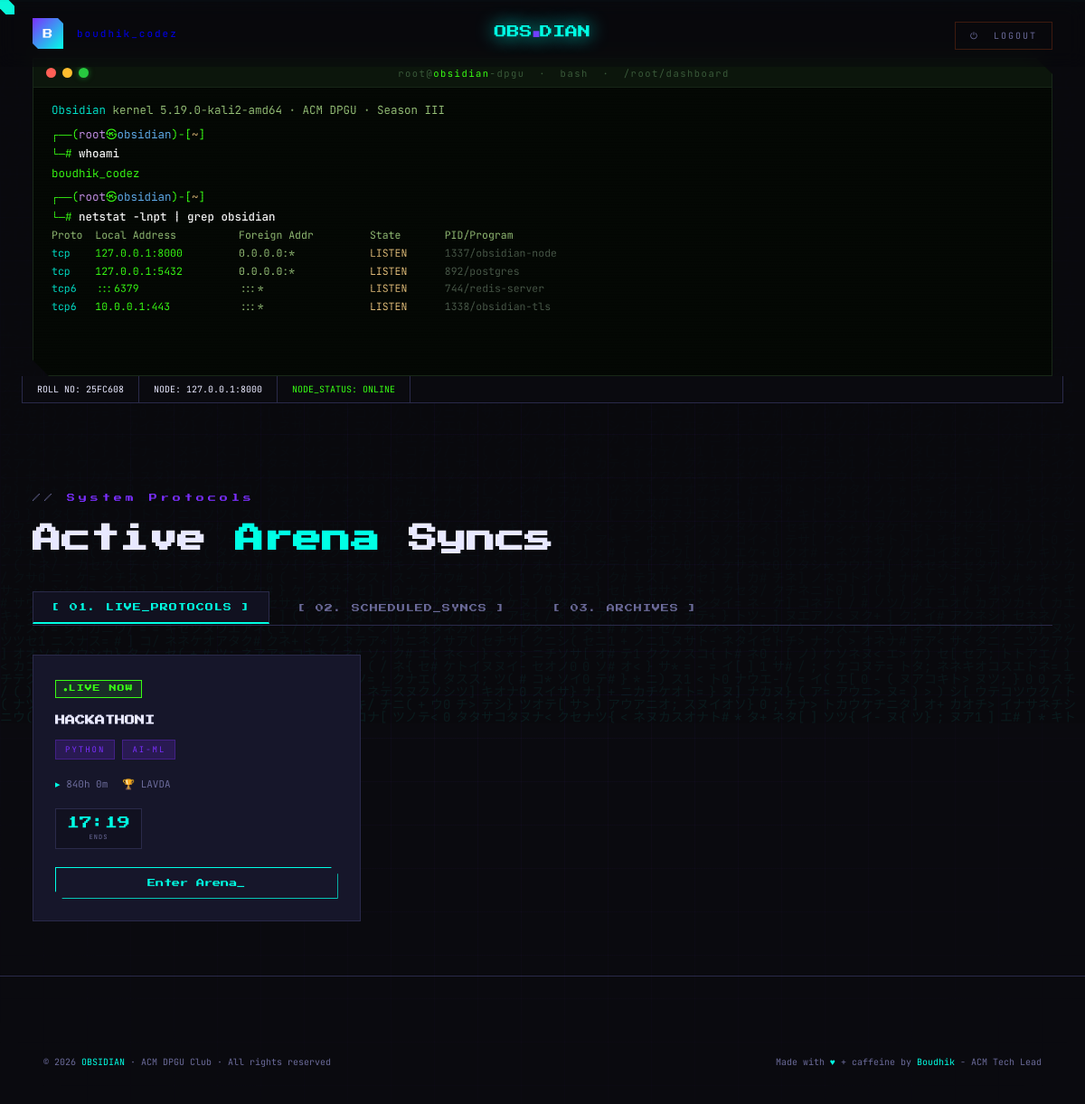
The page /dashboard/ (signed in) on the database its author committed.
### home/models.py (models this page shows, shortened)
class Profile(models.Model):
    user = models.OneToOneField(User, on_delete=models.CASCADE)
    full_name = models.CharField(max_length=100)
    roll_no = models.CharField(max_length=20, unique=True)
    total_score = models.IntegerField(default=0)

class Contest(models.Model):
    name = models.CharField(max_length=200)
    description = models.TextField()
    start_time = models.DateTimeField()
    end_time = models.DateTimeField()
    passkey = models.CharField(max_length=50, blank=True, null=True)
    tags = models.CharField(max_length=200, blank=True, help_text="Comma-separated tags (e.g. AI, WEB, DSA)")
    prize = models.CharField(max_length=100, blank=True, help_text="Prize pool info")
    penalty_minutes = models.IntegerField(default=10, help_text="Penalty in minutes added per wrong submission")
    problems = models.ManyToManyField(Problem, through='ContestProblem', related_name='contests')

### home/views.py (the view)
# urls.py: path('dashboard/', views.dashboard_view, name='dashboard'),
@login_required
def dashboard_view(request):
    now = timezone.now()
    live_contests = Contest.objects.filter(start_time__lte=now, end_time__gte=now)
    for contest in live_contests:
        contest.seconds_remaining = int((contest.end_time - now).total_seconds())
    upcoming_contests = Contest.objects.filter(start_time__gt=now).order_by('start_time')
    archived_contests = Contest.objects.filter(end_time__lt=now).order_by('-end_time')
    try:
        user_profile = request.user.profile
    except Profile.DoesNotExist:
        user_profile = Profile.objects.create(
            user=request.user,
            full_name=request.user.username,
            roll_no="ADMIN-SYS"
        )
    context = {
        'live_contests': live_contests,
        'upcoming_contests': upcoming_contests,
        'archived_contests': archived_contests,
        'profile': user_profile,
    }
    return render(request, 'home/dashboard.html', context)

### home/templatetags/home_extras.py (called while the page is built)
@register.filter(name='split')
def split(value, arg):
    return value.split(arg)

@register.filter(name='trim')
def trim(value):
    return value.strip()

@register.filter(name='duration')
def duration(start_time, end_time):
    if not start_time or not end_time:
        return ""
    diff = end_time - start_time
    total_seconds = int(diff.total_seconds())
    hours = total_seconds // 3600
    minutes = (total_seconds % 3600) // 60
    if hours > 0:
        return f"{hours}h {minutes}m"
    return f"{minutes}m"

### home/templates/home/dashboard.html (shortened to what this page needs)
{% extends 'home/base.html' %}
{% load static %}
{% load home_extras %}
{% block content %}
<header class="dash-header">
  <a href="{% url 'profile' %}" class="dash-profile">
    <div class="nav-avatar">
      {{ user.username|first|upper }}
    </div>
    <span class="nav-username">{{ user.username }}</span>
  </a>
  <a href="{% url 'main-home' %}" class="dash-logo">
    OBS<span>■</span>DIAN
  </a>
  <div class="dash-right">
    <a href="{% url 'logout' %}" class="dash-logout">
      ⏻ &nbsp;Logout
    </a>
  </div>
</header>
<div class="dashboard">
  <div class="ob-term-wrap">
    <div class="ob-terminal" role="region" aria-label="Obsidian system terminal">
      <div class="ob-titlebar">
        <div class="ob-dots">
          <span class="ob-dot ob-dot-r"></span>
          <span class="ob-dot ob-dot-y"></span>
          <span class="ob-dot ob-dot-g"></span>
        </div>
        <div class="ob-tab-title">
          root&#64;<span class="hl">obsidian</span>-dpgu &nbsp;·&nbsp; bash &nbsp;·&nbsp; /root/dashboard
        </div>
      </div>
      <div class="ob-term-body" id="termBody">
        <span class="tl" id="tl-boot">
          <span class="tc-out"><span class="tc-cyan">Obsidian</span> kernel 5.19.0-kali2-amd64  ·  ACM DPGU  ·  Season III</span>
        </span>
        <span class="tl" id="tl-boot-b"><span class="tc-blank"></span></span>
        <span class="tl" id="tl-p1">
          <span class="tc-prompt">┌──(<span style="color:#c792ea">root</span>㉿<span style="color:#61afef">obsidian</span>)-[<span style="color:#e5c07b">~</span>]</span>
          <span class="tc-bot">└─<span style="color:#39ff14">#</span> <span class="tc-cmd" id="tc1"></span></span>
        </span>
        <span class="tl" id="tl-o1">
          <span class="tc-out"><span class="tc-green">{{ user.username }}</span></span>
        </span>
        <span class="tl" id="tl-b1"><span class="tc-blank"></span></span>
        <span class="tl" id="tl-p2">
          <span class="tc-prompt">┌──(<span style="color:#c792ea">root</span>㉿<span style="color:#61afef">obsidian</span>)-[<span style="color:#e5c07b">~</span>]</span>
          <span class="tc-bot">└─<span style="color:#39ff14">#</span> <span class="tc-cmd" id="tc2"></span></span>
        </span>
        <span class="tl" id="tl-o2a">
          <span class="tc-table tc-gray">Proto  Local Address          Foreign Addr         State       PID/Program</span>
        </span>
        <span class="tl" id="tl-o2b">
          <span class="tc-table"><span class="tc-cyan">tcp    </span><span class="tc-green">127.0.0.1:8000         </span>0.0.0.0:*            <span class="tc-yellow">LISTEN</span>      <span class="tc-gray">1337/obsidian-node</span></span>
        </span>
        <span class="tl" id="tl-o2c">
          <span class="tc-table"><span class="tc-cyan">tcp    </span><span class="tc-green">127.0.0.1:5432         </span>0.0.0.0:*            <span class="tc-yellow">LISTEN</span>      <span class="tc-gray">892/postgres</span></span>
        </span>
        <span class="tl" id="tl-o2d">
          <span class="tc-table"><span class="tc-cyan">tcp6   </span><span class="tc-green">:::6379                </span>:::*                 <span class="tc-yellow">LISTEN</span>      <span class="tc-gray">744/redis-server</span></span>
        </span>
        <span class="tl" id="tl-o2e">
          <span class="tc-table"><span class="tc-cyan">tcp6   </span><span class="tc-green">10.0.0.1:443           </span>:::*                 <span class="tc-yellow">LISTEN</span>      <span class="tc-gray">1338/obsidian-tls</span></span>
        </span>
        <span class="tl" id="tl-b2"><span class="tc-blank"></span></span>
      </div></div></div>
  <div class="tui-status-bar">
    <div class="tui-block">ROLL NO: {{ profile.roll_no|default:"UNVERIFIED" }}</div>
    <div class="tui-block">NODE: 127.0.0.1:8000</div>
    <div class="tui-block alert">NODE_STATUS: ONLINE</div>
  </div>
  <div class="arena-section">
    <div class="section-label">System Protocols</div>
    <h2 class="section-title">Active <span>Arena</span> Syncs</h2>
    <div class="tui-tabs">
      <button class="tui-tab active" onclick="switchTab('live')">[ 01. LIVE_PROTOCOLS ]</button>
      <button class="tui-tab" onclick="switchTab('upcoming')">[ 02. SCHEDULED_SYNCS ]</button>
      <button class="tui-tab" onclick="switchTab('archived')">[ 03. ARCHIVES ]</button>
    </div>
    <div id="tab-live" class="tab-content active">
      <div class="events-grid">
        {% for contest in live_contests %}
        <div class="event-card">
          <div class="event-status live">LIVE NOW</div>
          <h3 class="event-name">{{ contest.name|upper }}</h3>
          <div class="event-tags" style="margin-bottom: 20px;">
            {% if contest.tags %}
              {% with contest.tags|split:"," as tag_list %}
                {% for tag in tag_list %}
                  <span class="tag">{{ tag|trim|upper }}</span>
                {% endfor %}
              {% endwith %}
            {% else %}
              <span class="tag">GENERAL</span>
            {% endif %}
          </div>
          <div class="event-meta">
            <span>{{ contest.start_time|duration:contest.end_time }}</span>
            {% if contest.prize %}<span class="prize-meta">{{ contest.prize|upper }}</span>{% endif %}
          </div>
          <div class="event-timer">
            <div class="count-box">
              <span class="count-num">{{ contest.end_time|date:"H:i" }}</span>
              <span class="count-label">ENDS</span>
            </div>
          </div>
          <a href="#" class="dg-connect-btn enter-arena" data-contest-id="{{ contest.id }}" data-has-passkey="{% if contest.passkey %}1{% else %}0{% endif %}">Enter Arena_</a>
        </div>
        {% empty %}
        <div class="empty-data">NO LIVE PROTOCOLS DETECTED.</div>
        {% endfor %}
      </div>
    </div>
  </div>
</div>
{% endblock %}

### home/static/home/css/style.css (style rules this page uses)
:root { --obsidian: #0a0a0f; --deep: #0d0d1a; --surface: #111120; --card: #16162a; --border: #2a2a4a; --cyan: #00ffe5; --cyan-dim: #00ffe540; --purple: #7b2fff; --purple-dim: #7b2fff30; --lava: #ff5c1a; --green: #39ff14; --white: #e8e8ff; --muted: #6b6b9a; --pixel: 4px; }
* { margin: 0; padding: 0; box-sizing: border-box; }
html { scroll-behavior: smooth; }
body { background: var(--obsidian); color: var(--white); font-family: 'JetBrains Mono', monospace; overflow-x: hidden; cursor: none; }
.nav-avatar { width: 34px; height: 34px; clip-path: polygon(0 0, calc(100% - 6px) 0, 100% 6px, 100% 100%, 6px 100%, 0 calc(100% - 6px)); background: linear-gradient(135deg, var(--purple), var(--cyan)); display: flex; align-items: center; justify-content: center; font-family: 'Press Start 2P', monospace; font-size: 11px; color: #fff; flex-shrink: 0; box-shadow: 0 0 12px rgba(123, 47, 255, 0.45); transition: box-shadow 0.2s; cursor: pointer; }
.nav-username { font-family: 'JetBrains Mono', monospace; font-size: 11px; letter-spacing: 2px; color: var(--muted); text-decoration: none; text-transform: lowercase; transition: color 0.2s; white-space: nowrap; }
.section-label { font-family: 'Press Start 2P', monospace; font-size: 9px; color: var(--purple); letter-spacing: 4px; margin-bottom: 16px; display: flex; align-items: center; gap: 12px; }
.section-label::before { content: '//'; color: var(--muted); }
.section-title { font-family: 'Press Start 2P', monospace; font-size: clamp(18px, 3vw, 32px); color: var(--white); line-height: 1.6; margin-bottom: 24px; }
.section-title span { color: var(--cyan); }
.events-grid { display: grid; grid-template-columns: repeat(3, 1fr); gap: 16px; }
.event-card { background: var(--card); border: 1px solid var(--border); padding: 28px; position: relative; overflow: hidden; transition: all 0.3s; cursor: none; }
.event-status { display: inline-flex; align-items: center; gap: 6px; font-size: 9px; letter-spacing: 2px; margin-bottom: 16px; padding: 4px 12px; border-radius: 0; }
.event-status.live { background: rgba(57,255,20,0.1); color: var(--green); border: 1px solid rgba(57,255,20,0.3); }
.event-status.live::before { content: '●'; animation: blink 1s infinite; }
.event-name { font-family: 'Press Start 2P', monospace; font-size: 13px; color: var(--white); line-height: 1.8; margin-bottom: 12px; }
.event-meta { font-size: 11px; color: var(--muted); margin-bottom: 20px; display: flex; gap: 16px; flex-wrap: wrap; }
.event-meta span::before { content: '▸ '; color: var(--cyan); }
.count-box { background: var(--surface); border: 1px solid var(--border); padding: 8px 12px; text-align: center; min-width: 52px; }
.count-num { font-family: 'Press Start 2P', monospace; font-size: 16px; color: var(--cyan); display: block; }
.count-label { font-size: 7px; color: var(--muted); letter-spacing: 2px; margin-top: 4px; display: block; }
.event-tags { display: flex; gap: 8px; flex-wrap: wrap; }
.tag { font-size: 9px; letter-spacing: 2px; padding: 4px 10px; background: var(--purple-dim); color: var(--purple); border: 1px solid rgba(123,47,255,0.3); }

### home/templates/home/base.html (style rules this page uses)
.nav-avatar { width: 34px; height: 34px; border-radius: 0; clip-path: polygon(0 0, calc(100% - 6px) 0, 100% 6px, 100% 100%, 6px 100%, 0 calc(100% - 6px)); background: linear-gradient(135deg, var(--purple), var(--cyan)); display: flex; align-items: center; justify-content: center; font-family: 'Press Start 2P', monospace; font-size: 11px; color: #fff; flex-shrink: 0; box-shadow: 0 0 12px rgba(124,58,237,0.45); transition: box-shadow 0.2s; cursor: pointer; }
.nav-username { font-family: 'JetBrains Mono', monospace; font-size: 11px; letter-spacing: 2px; color: var(--muted2); text-decoration: none; text-transform: lowercase; transition: color 0.2s; white-space: nowrap; }

### rows shown on the page
Profile: roll_no "25FC608"
Contest: name "HACKATHONI", tag_list "PYTHON" "AI-ML", start_time|duration "840h 0m", prize "LAVDA", end_time "17:19"

### other values the page prints
{{ user.username|first|upper }} "B"
{{ user.username }} "boudhik_codez"
